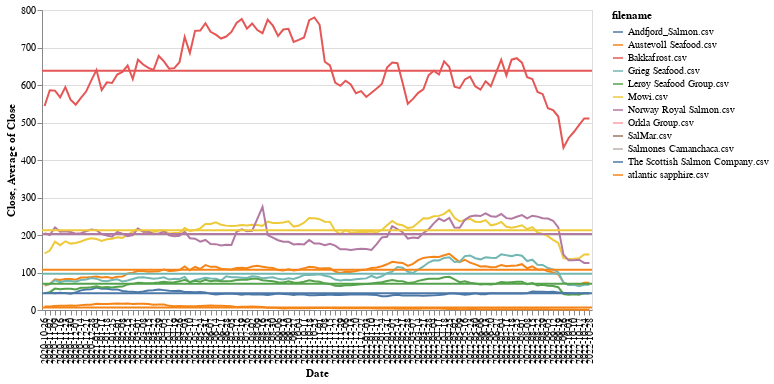

Write notebook code for a chart like this one.
### Code cell
import altair as alt
from vega_datasets import data



base = alt.Chart(aktie_tidsserie).properties(width=550)

line = base.mark_line().encode(
    x='Date:O',
    y='Close',
    color='filename',
    tooltip=['High:Q','Close:Q','Open:Q','Low:Q','Adj Close:Q','Volume:Q','filename:N']
)

rule = base.mark_rule().encode(
    y='average(Close)',
    color='filename',
    size=alt.value(2)
)

(line + rule) #.save('Linjediagrammer.html')

### Figure 1 — Vega-Lite specification as saved in the notebook (floating-point values rounded to 4 significant figures; data arrays with more than 128 entries replaced by an {"elided": "..."} marker saying what was removed)
{"config": {"view": {"continuousWidth": 400, "continuousHeight": 300}}, "layer": [{"mark": "line", "encoding": {"color": {"field": "filename", "type": "nominal"}, "tooltip": [{"field": "High", "type": "quantitative"}, {"field": "Close", "type": "quantitative"}, {"field": "Open", "type": "quantitative"}, {"field": "Low", "type": "quantitative"}, {"field": "Adj Close", "type": "quantitative"}, {"field": "Volume", "type": "quantitative"}, {"field": "filename", "type": "nominal"}], "x": {"field": "Date", "type": "ordinal"}, "y": {"field": "Close", "type": "quantitative"}}, "width": 550}, {"mark": "rule", "encoding": {"color": {"field": "filename", "type": "nominal"}, "size": {"value": 2}, "y": {"aggregate": "average", "field": "Close", "type": "quantitative"}}, "width": 550}], "data": {"name": "data-78422e7bb5a3d34db1925ec08ac6a806"}, "$schema": "https://vega.github.io/schema/vega-lite/v4.17.0.json", "datasets": {"data-78422e7bb5a3d34db1925ec08ac6a806": {"elided": "1272 records"}}}
